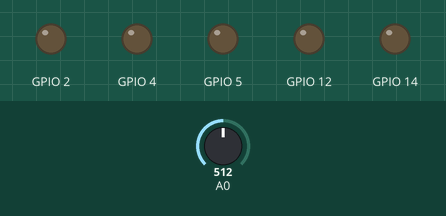
This sketch was run on a simulated ESP8266 (NodeMCU). On the bench: output pins drawn as LEDs (lit = HIGH). The test bench sets the inputs (shaded band); at power-on: A0 = 512. WiFi joins after 1.5 s; servers stay silent unless stated; no MQTT or app messages arrive unless stated; what the sketch prints to the serial monitor is not drawn.

Above: at 2.7 s.
2.8 s: A0 set to 586
13.1 s: A0 set to 612
At 23.2 s:
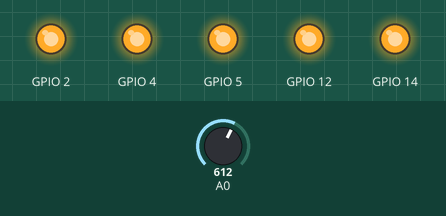
23.6 s: A0 set to 590
At 33.4 s:
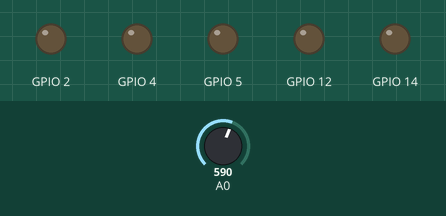
33.8 s: A0 set to 610
At 43.6 s:
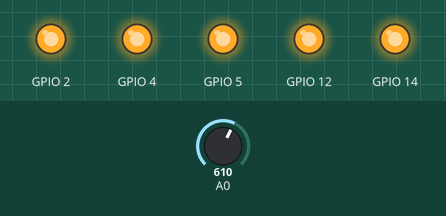
Timing chart, 0 to 45.0 s (numbered marks = the images above; inputs shaded):
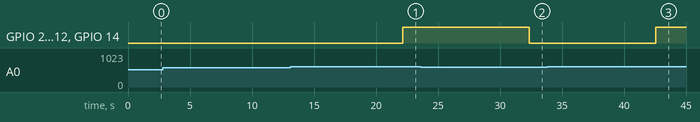

The sketch:

Soil_moisture_sensor_final__1_.ino
```cpp
#include <ESP8266WiFi.h>
#include "Adafruit_MQTT.h"
#include "Adafruit_MQTT_Client.h"

/************************* WiFi Access Point *********************************/

#define WLAN_SSID       "SUNDARS JIO"
#define WLAN_PASS       "abcd1234"

/************************* Adafruit.io Setup *********************************/

#define AIO_SERVER      "io.adafruit.com"
#define AIO_SERVERPORT  1883                   // use 8883 for SSL
#define AIO_USERNAME    "varsha2704"
#define AIO_KEY         "aio_uNRI07wqsOkCEnDJULCQfIqqeEze"

/************ Global State (you don't need to change this!) ******************/
WiFiClient client;
Adafruit_MQTT_Client mqtt(&client, AIO_SERVER, AIO_SERVERPORT, AIO_USERNAME, AIO_KEY);


Adafruit_MQTT_Publish  publishValue= Adafruit_MQTT_Publish(&mqtt, AIO_USERNAME "/feeds/waterdetect");


/****************************** Feeds ***************************************/

void MQTT_connect();

void setup() {
  Serial.begin(115200);
  delay(10);

  Serial.println(F("Starting.."));

  // Connect to WiFi access point.
  Serial.println(); Serial.println();
  Serial.print("Connecting to ");
  Serial.println(WLAN_SSID);

  WiFi.begin(WLAN_SSID, WLAN_PASS);
  while (WiFi.status() != WL_CONNECTED) {
    delay(500);
    Serial.print(".");
  }
  Serial.println();

  Serial.println("WiFi connected");
  Serial.println("IP address: "); Serial.println(WiFi.localIP());

  pinMode(5, OUTPUT);
  pinMode(4, OUTPUT);
  pinMode(2, OUTPUT);
  pinMode(14, OUTPUT);
  pinMode(12, OUTPUT);
}

int soilState = 0;


void loop() {

  MQTT_connect();
  Serial.println(analogRead(0));
  delay(200);

 if(analogRead(0)> 600){
  soilState = 1;
  Serial.print(F("\nSending soil state "));
  publishValue.publish(soilState);
  digitalWrite(5, HIGH);
  digitalWrite(4, HIGH);
  digitalWrite(2, HIGH);
  digitalWrite(14, HIGH);
  digitalWrite(12,HIGH);
  }


 else{
    soilState = 0;
    Serial.print(F("\nSending soil state "));
    publishValue.publish(soilState);
     digitalWrite(5, LOW);
  digitalWrite(4, LOW);
  digitalWrite(2, LOW);
  digitalWrite(14, LOW);
  digitalWrite(12,LOW);
  }
delay(10000);
}

// Function to connect and reconnect as necessary to the MQTT server.
// Should be called in the loop function and it will take care if connecting.
void MQTT_connect() {
  int8_t ret;

  // Stop if already connected.
  if (mqtt.connected()) {
    return;
  }

  Serial.print("Connecting to MQTT... ");

  uint8_t retries = 3;
  while ((ret = mqtt.connect()) != 0) { // connect will return 0 for connected
       Serial.println(mqtt.connectErrorString(ret));
       Serial.println("Retrying MQTT connection in 5 seconds...");
       mqtt.disconnect();
       delay(5000);  // wait 5 seconds
       retries--;
       if (retries == 0) {
         // basically die and wait for WDT to reset me
         while (1);
       }
  }
  Serial.println("MQTT Connected!");
}
```

Measured:
- the behaviour switches between 600 and 601 on A0 (found by bisection; images 0 and 1)
- after the input at 2.8 s, every drawn part: stays the same
- after the input at 13.1 s, GPIO 2, GPIO 4, GPIO 5, GPIO 12, GPIO 14: LOW → HIGH after 9.1 s
- after the input at 23.6 s, GPIO 2, GPIO 4, GPIO 5, GPIO 12, GPIO 14: HIGH → LOW after 8.8 s
- after the input at 33.8 s, GPIO 2, GPIO 4, GPIO 5, GPIO 12, GPIO 14: LOW → HIGH after 8.8 s
